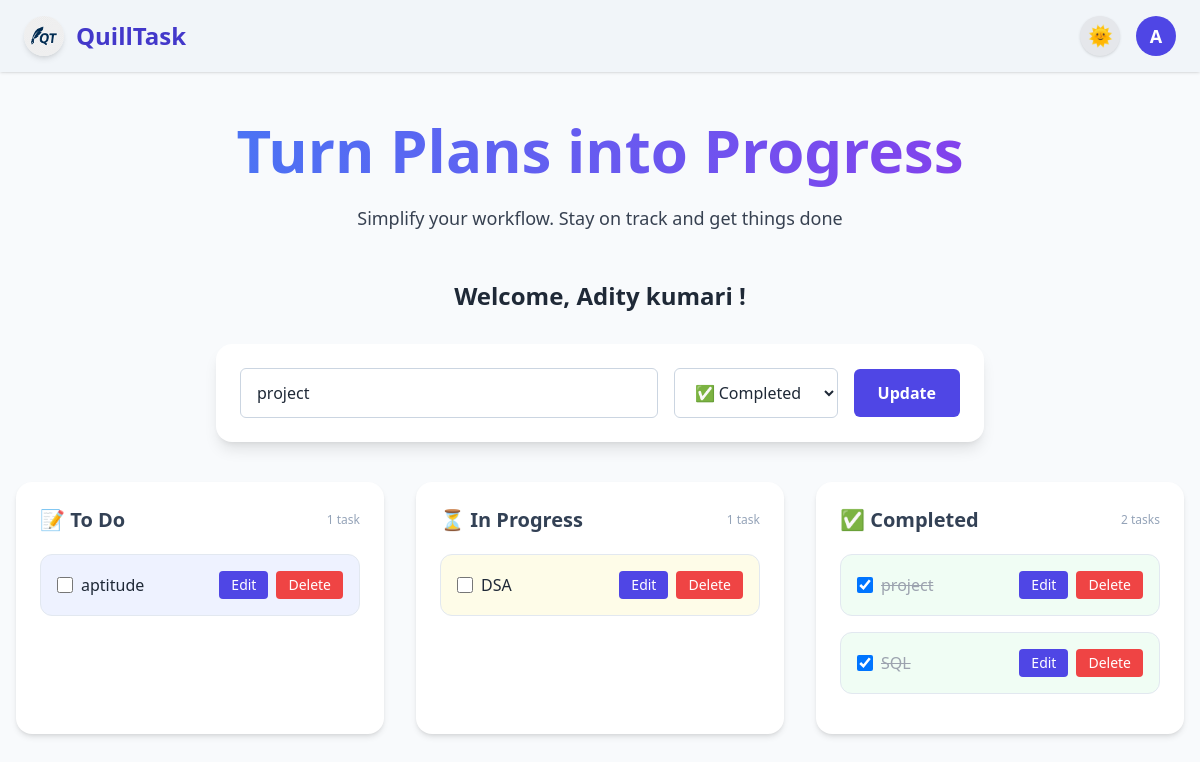
The app's page /edit/2 (signed in) with its own data.
### app.py (models this page shows)
class User(UserMixin, db.Model):
    id = db.Column(db.Integer, primary_key=True)
    name = db.Column(db.String(100), nullable=False)
    email = db.Column(db.String(100), unique=True, nullable=False)
    password = db.Column(db.String(100), nullable=False)
    todos = db.relationship('Todo', backref='user', lazy=True)

class Todo(db.Model):
    id = db.Column(db.Integer, primary_key=True)
    title = db.Column(db.String(200), nullable=False)
    status = db.Column(db.String(20), default='todo')
    user_id = db.Column(db.Integer, db.ForeignKey('user.id'), nullable=False)

### app.py (the view)
@app.route('/edit/<int:todo_id>', methods=['GET', 'POST'])
@login_required
def edit(todo_id):
    todo_to_edit = Todo.query.get_or_404(todo_id)
    if todo_to_edit.user != current_user:
        flash('You are not authorized to edit this task.', 'danger')
        return redirect(url_for('dashboard'))
    if request.method == 'POST':
        todo_to_edit.title = request.form.get('title')
        todo_to_edit.status = request.form.get('status')
        db.session.commit()
        flash('Task updated successfully!', 'success')
        return redirect(url_for('dashboard'))
    todos = current_user.todos
    todo_tasks = [t for t in todos if t.status == 'todo']
    progress_tasks = [t for t in todos if t.status == 'in-progress']
    completed_tasks = [t for t in todos if t.status == 'completed']
    return render_template('index.html', user_name=current_user.name, todo=todo_to_edit, todo_tasks=todo_tasks, progress_tasks=progress_tasks, completed_tasks=completed_tasks)

### app.py (called while the page is built)
@login_manager.user_loader
def load_user(user_id):
    return User.query.get(int(user_id))

### templates/index.html (shortened to what this page needs)
{% extends 'layouts/app.html' %}
{% block content %}
<div class="min-h-screen bg-slate-50 dark:bg-gray-900 py-12 px-4 text-gray-800 dark:text-gray-100">
  <div class="max-w-7xl mx-auto">
    <section class="relative text-center mb-12 overflow-hidden">
      <div class="relative z-10 animate-fade-slide-up">
        <h2 class="animate-fade-slide text-5xl md:text-6xl font-extrabold bg-gradient-to-r from-blue-500 to-purple-600 text-transparent bg-clip-text leading-tight pb-2">
        </h2>
        <p class="mt-4 text-lg text-gray-700 dark:text-gray-300">
          Simplify your workflow. Stay on track and get things done
        </p>
      </div>
    </section>
    <div class="text-center mb-8">
      <h3 class="text-2xl font-bold text-gray-800 dark:text-gray-200">
        Welcome, {{ current_user.name }} !
      </h3>
    </div>
    <form method="POST" action="{{ url_for('edit', todo_id=todo.id) if todo else url_for('dashboard') }}"
      class="bg-white dark:bg-gray-800 shadow-lg rounded-2xl px-6 py-6 mb-10 max-w-3xl mx-auto flex flex-col md:flex-row items-center gap-4">
      <input type="text" name="title" value="{{ todo.title if todo else '' }}"
        class="flex-1 px-4 py-3 text-base bg-white dark:bg-gray-700 border border-slate-300 dark:border-gray-600 rounded-md focus:outline-none focus:ring-2 focus:ring-indigo-400 dark:text-gray-100"
        placeholder="What do you want to accomplish?" required />
      <select name="status"
        class="px-4 py-3 text-base bg-white dark:bg-gray-700 border border-slate-300 dark:border-gray-600 rounded-md focus:outline-none focus:ring-2 focus:ring-indigo-400 dark:text-gray-100">
        <option value="completed" {% if todo and todo.status == 'completed' %}selected{% endif %}>✅ Completed</option>
      </select>
      <button type="submit"
        class="px-6 py-3 bg-indigo-600 text-white font-semibold rounded-md hover:bg-indigo-700 transition">
        {{ 'Update' if todo else 'Add' }}
      </button>
    </form>
    <div class="grid md:grid-cols-3 gap-8">
      {% for group, tasks, icon in [
        ('To Do', todo_tasks, '📝'),
        ('In Progress', progress_tasks, '⏳'),
        ('Completed', completed_tasks, '✅')
      ] %}
      {% set bg_class = "bg-indigo-50 dark:bg-slate-700" if group == "To Do" else
                         "bg-yellow-50 dark:bg-slate-700" if group == "In Progress" else
                         "bg-green-50 dark:bg-slate-700" %}
      <div class="bg-white dark:bg-gray-800 rounded-2xl shadow-md px-6 py-6">
        <div class="flex items-center justify-between mb-5">
          <h2 class="text-xl font-semibold text-slate-700 dark:text-slate-300">{{ icon }} {{ group }}</h2>
          <span class="text-xs text-slate-400 dark:text-slate-300">
            {{ tasks|length }} {{ tasks|length == 1 and 'task' or 'tasks' }}
          </span>
        </div>
        {% if tasks %}
        {% for task in tasks %}
        <div class="{{ bg_class }} border border-slate-200 dark:border-slate-700 p-4 rounded-xl mb-4 flex justify-between items-center hover:shadow-md transition">
          <form method="POST" action="{{ url_for('update_status', todo_id=task.id) }}" class="flex items-center gap-2 flex-1">
            <input type="checkbox" {% if task.status == 'completed' %}checked{% endif %} onchange="this.form.submit()" class="w-4 h-4">
            <span class="{% if task.status == 'completed' %}line-through text-gray-400{% endif %}">{{ task.title }}</span>
          </form>
          <div class="flex gap-2 ml-4">
            <a href="{{ url_for('edit', todo_id=task.id) }}" class="text-sm bg-indigo-600 text-white px-3 py-1 rounded hover:bg-indigo-700 transition">Edit</a>
            <form method="POST" action="{{ url_for('delete', todo_id=task.id) }}" onsubmit="return confirm('Are you sure you want to delete this task?');">
              <button class="text-sm bg-red-500 text-white px-3 py-1 rounded hover:bg-red-600 transition">Delete</button>
            </form>
          </div>
        </div>
        {% endfor %}
        {% else %}
        <p class="text-sm text-slate-400 italic dark:text-slate-500">No tasks in this section yet.</p>
        {% endif %}
      </div>
      {% endfor %}
    </div>
  </div>
</div>
{% endblock %}

### templates/layouts/app.html (shortened to what this page needs)
<!DOCTYPE html>
<html lang="en" class="">
<head>
    <script src="https://cdn.tailwindcss.com"></script>
</head>
<body class="bg-slate-50 dark:bg-gray-900 text-gray-800 dark:text-gray-100 transition-colors duration-300">
    <nav class="animate-fade-slide w-full bg-slate-100 dark:bg-gray-800 shadow px-6 py-4 flex justify-between items-center">
        <div class="flex items-center gap-3">
            <img src="{{ url_for('static', filename='logo.png') }}" alt="QuillTask Logo" class="h-10 w-10 rounded-full shadow-md" />
            <h1 class="text-2xl font-bold text-indigo-700 dark:text-indigo-300">QuillTask</h1>
        </div>
        <div class="flex items-center gap-4">
            <button id="theme-toggle"
                class="w-10 h-10 flex items-center justify-center rounded-full bg-gray-200 dark:bg-gray-700 text-xl text-gray-800 dark:text-gray-200 shadow hover:bg-gray-300 dark:hover:bg-gray-600 transition-all duration-300">
            </button>
            {% if current_user.is_authenticated %}
            <div class="relative">
                <button id="profile-btn" class="profile-button flex items-center justify-center h-10 w-10 rounded-full bg-indigo-600 text-white font-bold text-lg focus:outline-none focus:ring-2 focus:ring-indigo-400">
                    {{ current_user.name[0] | upper }}
                </button>
            </div>
            {% else %}
            <a href="{{ url_for('login') }}" class="text-indigo-600 hover:text-indigo-800 dark:text-indigo-300 dark:hover:text-indigo-100 font-semibold transition-colors duration-200">
                Login
            </a>
            {% endif %}
        </div>
    </nav>
    {% block content %}{% endblock %}
</body>
</html>

### templates/layouts/app.html (style rules this page uses)
.profile-button { cursor: pointer; }

### records on screen
User: name "A", name "Adity kumari"
Todo: title "project", status "✅ Completed", status "☑"
Todo: title "aptitude"
Todo: title "DSA"
Todo: status "☑", title "SQL"

### other values on screen
{{ 'Update' if todo else 'Add' }} "Update"
{{ icon }} "📝" "⏳" "✅"
{{ group }} "To Do" "In Progress" "Completed"
{{ tasks|length }} "1" "1" "2"
{{ tasks|length == 1 and 'task' or 'tasks' }} "task" "task" "tasks"
